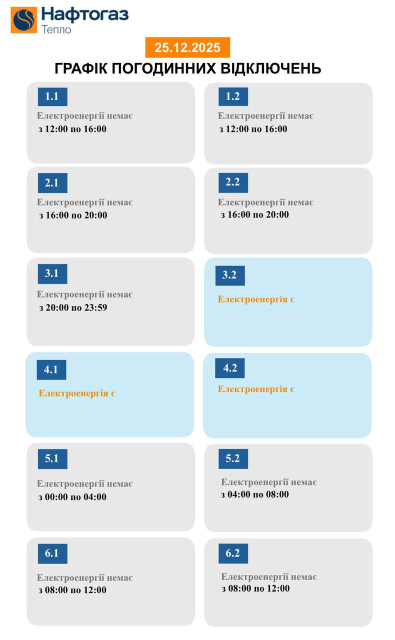
#> input picture tests/images/2025-12-25.jpg, 789 x 1280 px (shown at 1/2 size)
$ python -i ocr_schedule.py   (imports and definitions only)
#> lines starting #> are read from the running program, lines starting #| are printed output that depends on the picture
import re
from typing import Dict, List

import cv2
import pytesseract

# =========================================================
# CONFIG
# =========================================================

ROWS = 6
COLS = 2

GROUPS = [
    ["1.1", "1.2"],
    ["2.1", "2.2"],
    ["3.1", "3.2"],
    ["4.1", "4.2"],
    ["5.1", "5.2"],
    ["6.1", "6.2"],
]

TESSERACT_TIMEOUT_SECONDS = 20

TIME_RANGE = re.compile(r"(\d{1,2}:\d{2})\s*по\s*(\d{1,2}:\d{2})")


# =========================================================
# MAIN ENTRY
# =========================================================


def extract_schedule_from_image(image_path: str) -> Dict[str, List[str]]:
    """
    🔥 РІЖЕ КАРТИНКУ НА КАРТКИ І OCR КОЖНОЇ
    """
#> called with image_path = '../tests/images/2025-12-25.jpg'
    img = cv2.imread(image_path)
#> img is the input picture: shape (1280, 789, 3); mean B, G, R 233, 230.6, 225.3
    if img is None:
        return {}

    h, w, _ = img.shape
#> h = 1280; w = 789

    # ❗️ОБРІЗАЄМО ШАПКУ (логотип + дата)
    header_cut = int(h * 0.18)
#> header_cut = 230
    grid = img[header_cut:h, 0:w]
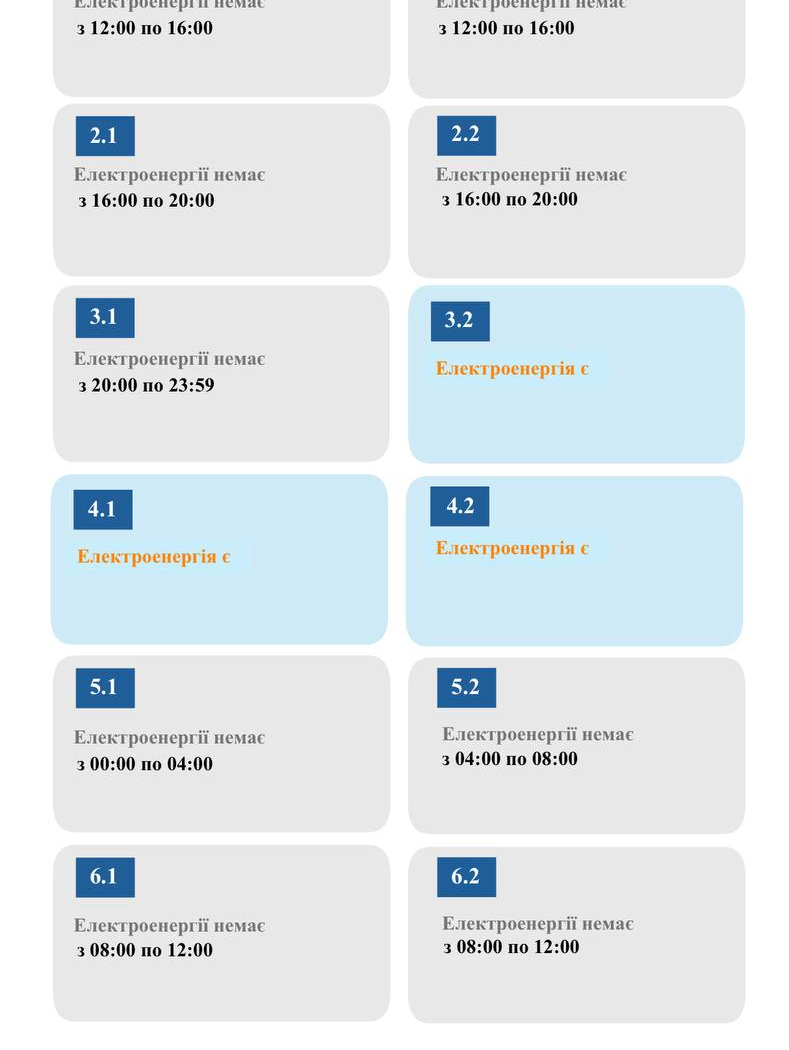
#> grid: shape (1050, 789, 3); mean B, G, R 234.5, 230.9, 223.8

    gh, gw, _ = grid.shape
#> gh = 1050; gw = 789

    cell_h = gh // ROWS
#> cell_h = 175
    cell_w = gw // COLS
#> cell_w = 394

    result: Dict[str, List[str]] = {}

    for r in range(ROWS):
        for c in range(COLS):
            y1 = r * cell_h
            y2 = (r + 1) * cell_h
            x1 = c * cell_w
            x2 = (c + 1) * cell_w

            cell = grid[y1:y2, x1:x2]

            group = GROUPS[r][c]
            ranges = ocr_cell_times(cell)

            if ranges:
                result[group] = ranges
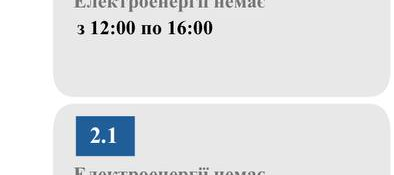
#> cell: shape (175, 394, 3); mean B, G, R 230, 228.1, 226.1
#> after the loop, result = 0 items

    return result


# =========================================================
# OCR ONE CELL
# =========================================================


def ocr_cell_times(cell_img) -> List[str]:
    """
    OCR ОДНІЄЇ КАРТКИ → ЧАСИ
    """
    gray = cv2.cvtColor(cell_img, cv2.COLOR_BGR2GRAY)
    gray = cv2.resize(gray, None, fx=2, fy=2, interpolation=cv2.INTER_CUBIC)

    _, thresh = cv2.threshold(gray, 0, 255, cv2.THRESH_BINARY + cv2.THRESH_OTSU)

#> (the run stopped early here; a loop or call above may not have finished)
